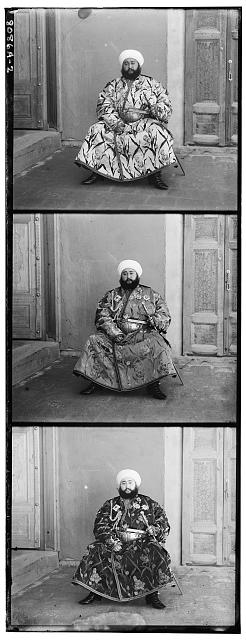
#> input picture image14.jpg, 246 x 640 px
$ python tarea1_vision.py
#> lines starting #> are read from the running program, lines starting #| are printed output that depends on the picture
import numpy as np
import skimage.io as skio
import matplotlib.pyplot as plt

# Cargar la imagen original
image = skio.imread('image14.jpg')
#> image is the input picture: shape (640, 246); min 0, max 255, mean 135.9

# Dividir la imagen en tres canales (asumiendo que son partes iguales verticalmente)
height = image.shape[0] // 3
#> height = 213
blue_channel = image[:height]  # Canal azul
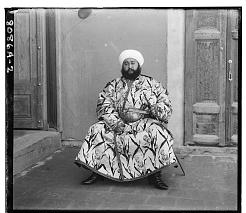
#> blue_channel: shape (213, 246); min 0, max 255, mean 134.4
green_channel = image[height:2 * height]  # Canal verde
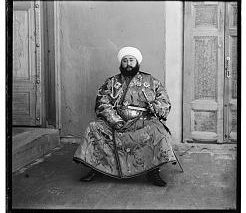
#> green_channel: shape (213, 246); min 0, max 255, mean 124.2
red_channel = image[2 * height:3 * height]  # Canal rojo
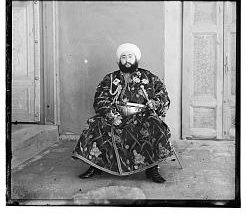
#> red_channel: shape (213, 246); min 0, max 255, mean 148.5


# Funcion para alinear usando Sum of Squared Differences (SSD)
def align_images(base, to_align, search_range=15):
#> called with search_range = 15
    best_offset = (0, 0)
    best_score = np.inf  # Valor inicial de "infinito"

    for x_shift in range(-search_range, search_range + 1):
        for y_shift in range(-search_range, search_range + 1):
            # Mover la imagen
            shifted = np.roll(to_align, (x_shift, y_shift), axis=(0, 1))

            # Calcular la metrica SSD
            ssd = np.sum((base - shifted) ** 2)

            # Si el score es mejor, guardamos el offset
            if ssd < best_score:
                best_score = ssd
                best_offset = (x_shift, y_shift)
#> after the loop, best_offset = (1, 1); best_score = 4719268

    # Retornar la imagen alineada
    aligned_image = np.roll(to_align, best_offset, axis=(0, 1))
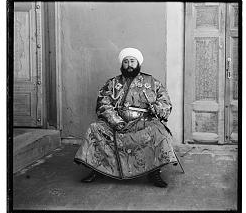
#> aligned_image: shape (213, 246); min 0, max 255, mean 124.2
    return aligned_image


# Alinear los canales
aligned_green = align_images(blue_channel, green_channel)
aligned_red = align_images(blue_channel, red_channel)
#> call 2 of align_images, with search_range = 15
#> after the loop in align_images (call 2), `for x_shift in range(-search_range, search_range + 1):`: best_offset = (7, 1); best_score = 5018026
#> in align_images (call 2), `aligned_image = np.roll(to_align, best_offset, axis=(0, 1))`:
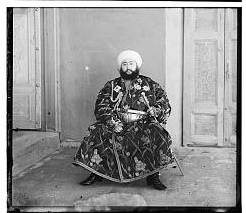
#> aligned_image: shape (213, 246); min 0, max 255, mean 148.5

# Crear la imagen RGB
rgb_image = np.dstack([aligned_red, aligned_green, blue_channel])
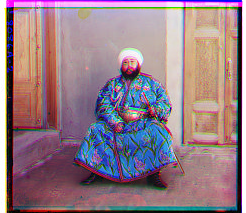
#> rgb_image: shape (213, 246, 3); mean of channels 0, 1, 2 148.5, 124.2, 134.4; drawn as R, G, B

# Mostrar la imagen final
plt.figure(figsize=(8, 8))
plt.imshow(rgb_image)
plt.axis('off')
plt.show()

# Guardar la imagen resultante
skio.imsave('prokudin_result.png', rgb_image)
